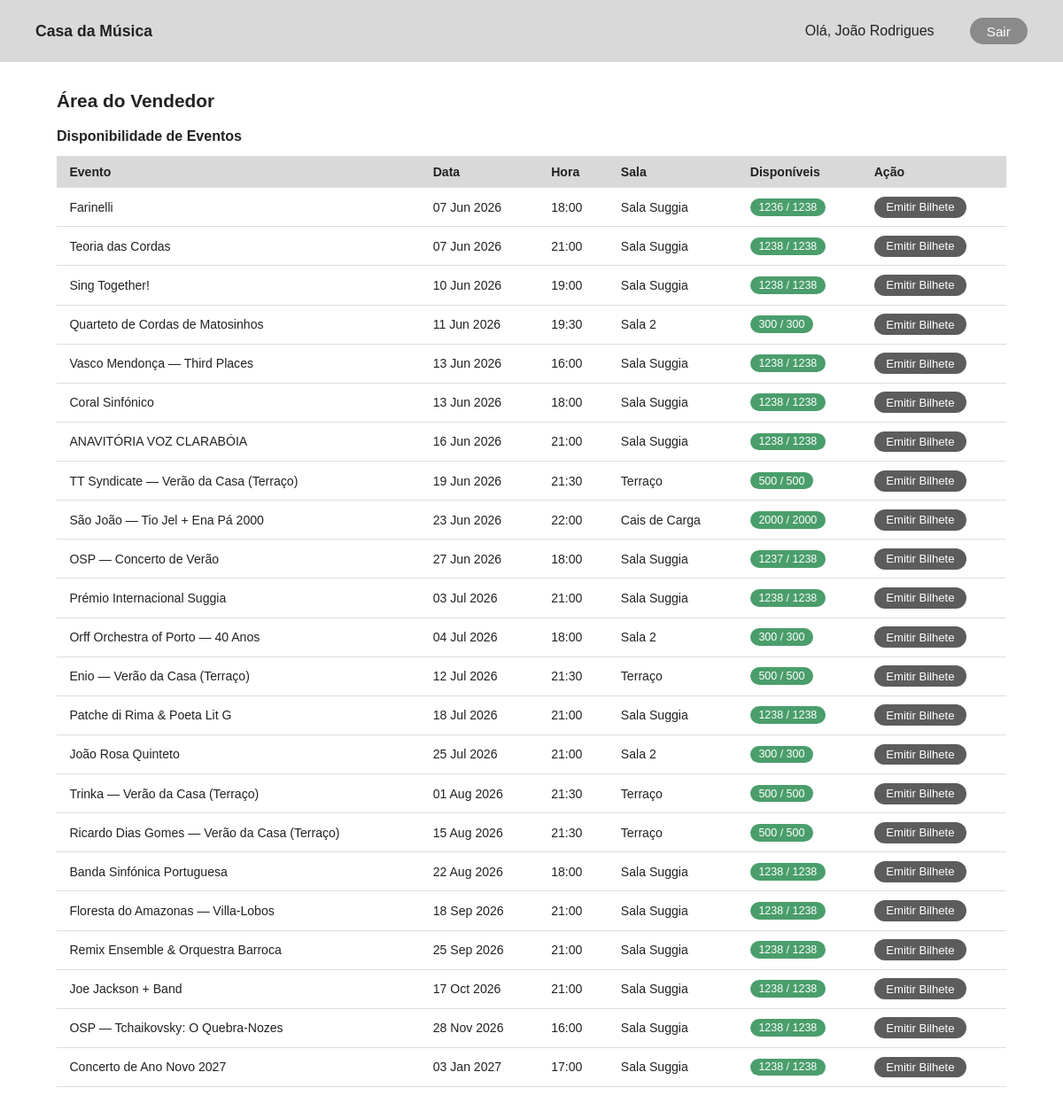
Page /vendedor.php (signed in) on the committed database.
### tables this page shows
CREATE TABLE eventos (
            id                  INTEGER PRIMARY KEY AUTOINCREMENT,
            nome                TEXT    NOT NULL,
            descricao           TEXT,
            data                TEXT    NOT NULL,
            hora                TEXT    NOT NULL,
            sala                TEXT    NOT NULL,
            categoria           TEXT    NOT NULL,
            classificacao_etaria TEXT   DEFAULT 'Livre',
            capacidade          INTEGER NOT NULL DEFAULT 300,
            estado              TEXT    NOT NULL DEFAULT 'rascunho'
                                        CHECK(estado IN ('publicado','rascunho','cancelado')),
            data_criacao        TEXT    NOT NULL DEFAULT (datetime('now'))
        );

### scripts/sessao.php (called while the page is built, shortened)
<?php
function getUtilizador(): array {
    return [
        'id'     => $_SESSION['utilizador_id'] ?? null,
        'nome'   => $_SESSION['nome']           ?? '',
        'email'  => $_SESSION['email']          ?? '',
        'perfil' => $_SESSION['perfil']         ?? '',
    ];
}

### vendedor.php (the view, shortened to what this page needs)
<?php
require_once 'scripts/sessao.php';
$vendedor = getUtilizador();
$db       = getDB();
$stmtE = $db->prepare(
    'SELECT e.id, e.nome, e.data, e.hora, e.sala, e.capacidade,
            COALESCE(SUM(ic.quantidade), 0) AS vendidos
     FROM eventos e
     LEFT JOIN compras c ON c.evento_id = e.id AND c.estado = \'confirmado\'
     LEFT JOIN itens_compra ic ON ic.compra_id = c.id
     WHERE e.estado = \'publicado\' AND e.data >= date(\'now\')
     GROUP BY e.id
     ORDER BY e.data ASC'
);
$resE   = $stmtE->execute();
$eventos = [];
while ($row = $resE->fetchArray(SQLITE3_ASSOC)) {
    $eventos[] = $row;
}
?>
<!DOCTYPE html>
<html lang="pt">
<head>
  <link rel="stylesheet" href="styles/admin.css" />
</head>
<body>
  <nav>
    <div class="nav-left">
      <a href="index.html" class="nav-brand">Casa da Música</a>
    </div>
    <div class="nav-right">
      <span class="text-sm" style="margin-right:1rem;">Olá, <?= htmlspecialchars($vendedor['nome']) ?></span>
      <a href="scripts/logout.php" class="btn-pill btn-pill-light">Sair</a>
    </div>
  </nav>
  <main class="page">
    <h1 class="page-title">Área do Vendedor</h1>
    <h2 style="font-size:1rem; font-weight:bold; margin-bottom:0.8rem;">Disponibilidade de Eventos</h2>
    <div class="table-wrap mb-3">
      <table>
        <thead>
          <tr>
            <th>Evento</th>
            <th>Data</th>
            <th>Hora</th>
            <th>Sala</th>
            <th>Disponíveis</th>
            <th>Ação</th>
          </tr>
        </thead>
        <tbody>
          <?php foreach ($eventos as $ev): ?>
          <?php $disponiveis = (int)$ev['capacidade'] - (int)$ev['vendidos']; ?>
          <tr>
            <td><?= htmlspecialchars($ev['nome']) ?></td>
            <td><?= htmlspecialchars(date('d M Y', strtotime($ev['data']))) ?></td>
            <td><?= htmlspecialchars(substr($ev['hora'], 0, 5)) ?></td>
            <td><?= htmlspecialchars($ev['sala']) ?></td>
            <td>
              <span class="badge <?= $disponiveis > 0 ? 'badge-green' : 'badge-red' ?>">
                <?= $disponiveis ?> / <?= (int)$ev['capacidade'] ?>
              </span>
            </td>
            <td>
              <?php if ($disponiveis > 0): ?>
              <a href="vendedor.php?evento_id=<?= $ev['id'] ?>" class="btn btn-sm">Emitir Bilhete</a>
              <?php else: ?>
              <span class="text-sm">Esgotado</span>
              <?php endif; ?>
            </td>
          </tr>
          <?php endforeach; ?>
        </tbody>
      </table>
    </div>
  </main>
</body>
</html>

### styles/admin.css (style rules this page uses)
*, *::before, *::after { box-sizing: border-box; margin: 0; padding: 0; }
body { font-family: sans-serif; color: #222; background: #fff; }
nav { display: flex; align-items: center; justify-content: space-between; background: #d9d9d9; padding: 0 2.5rem; height: 70px; position: sticky; top: 0; z-index: 10; }
.nav-left { display: flex; align-items: center; gap: 1rem; }
.nav-right { display: flex; align-items: center; gap: 1.5rem; }
.nav-brand { font-weight: bold; font-size: 1.1rem; color: #222; text-decoration: none; }
.btn-pill { background: #5c5c5c; color: #fff; border: none; border-radius: 999px; padding: 0.42rem 1.2rem; font-size: 0.95rem; cursor: pointer; text-decoration: none; display: inline-block; white-space: nowrap; }
.btn-pill-light { background: #8a8a8a; }
.page { padding: 2rem 4rem; max-width: 1200px; margin: 0 auto; }
.page-title { font-size: 1.3rem; font-weight: bold; margin-bottom: 1.2rem; }
.btn { background: #5c5c5c; color: #fff; border: none; border-radius: 999px; padding: 0.42rem 1.3rem; font-size: 0.92rem; cursor: pointer; text-decoration: none; display: inline-block; white-space: nowrap; }
.btn-sm { padding: 0.28rem 0.85rem; font-size: 0.82rem; }
.table-wrap { overflow-x: auto; }
table { width: 100%; border-collapse: collapse; }
th, td { padding: 0.6rem 0.9rem; text-align: left; border-bottom: 1px solid #ddd; font-size: 0.88rem; }
th { background: #d9d9d9; font-weight: 600; white-space: nowrap; }
.badge { display: inline-block; padding: 0.18rem 0.6rem; border-radius: 999px; font-size: 0.78rem; background: #999; color: #fff; }
.badge-green { background: #4a9e6b; }

### rows in the picture
eventos: nome "Farinelli", data "07 Jun 2026", hora "18:00", sala "Sala Suggia", disponiveis "1236", capacidade "1238"
eventos: nome "Teoria das Cordas", data "07 Jun 2026", hora "21:00", sala "Sala Suggia", capacidade "1238"
eventos: nome "Sing Together!", data "10 Jun 2026", hora "19:00", sala "Sala Suggia", capacidade "1238"
eventos: nome "Quarteto de Cordas de Matosinhos", data "11 Jun 2026", hora "19:30", sala "Sala 2", capacidade "300"
eventos: nome "Vasco Mendonça — Third Places", data "13 Jun 2026", hora "16:00", sala "Sala Suggia", capacidade "1238"
eventos: nome "Coral Sinfónico", data "13 Jun 2026", hora "18:00", sala "Sala Suggia", capacidade "1238"
eventos: nome "ANAVITÓRIA VOZ CLARABÓIA", data "16 Jun 2026", hora "21:00", sala "Sala Suggia", capacidade "1238"
eventos: nome "TT Syndicate — Verão da Casa (Terraço)", data "19 Jun 2026", hora "21:30", sala "Terraço", capacidade "500"
eventos: nome "São João — Tio Jel + Ena Pá 2000", data "23 Jun 2026", hora "22:00", sala "Cais de Carga", capacidade "2000"
eventos: nome "OSP — Concerto de Verão", data "27 Jun 2026", hora "18:00", sala "Sala Suggia", disponiveis "1237", capacidade "1238"
eventos: nome "Prémio Internacional Suggia", data "03 Jul 2026", hora "21:00", sala "Sala Suggia", capacidade "1238"
eventos: nome "Orff Orchestra of Porto — 40 Anos", data "04 Jul 2026", hora "18:00", sala "Sala 2", capacidade "300"
eventos: nome "Enio — Verão da Casa (Terraço)", data "12 Jul 2026", hora "21:30", sala "Terraço", capacidade "500"
eventos: nome "Patche di Rima & Poeta Lit G", data "18 Jul 2026", hora "21:00", sala "Sala Suggia", capacidade "1238"
eventos: nome "João Rosa Quinteto", data "25 Jul 2026", hora "21:00", sala "Sala 2", capacidade "300"
eventos: nome "Trinka — Verão da Casa (Terraço)", data "01 Aug 2026", hora "21:30", sala "Terraço", capacidade "500"
eventos: nome "Ricardo Dias Gomes — Verão da Casa (Terraço)", data "15 Aug 2026", hora "21:30", sala "Terraço", capacidade "500"
eventos: nome "Banda Sinfónica Portuguesa", data "22 Aug 2026", hora "18:00", sala "Sala Suggia", capacidade "1238"
eventos: nome "Floresta do Amazonas — Villa-Lobos", data "18 Sep 2026", hora "21:00", sala "Sala Suggia", capacidade "1238"
eventos: nome "Remix Ensemble & Orquestra Barroca", data "25 Sep 2026", hora "21:00", sala "Sala Suggia", capacidade "1238"
eventos: nome "Joe Jackson + Band", data "17 Oct 2026", hora "21:00", sala "Sala Suggia", capacidade "1238"
eventos: nome "OSP — Tchaikovsky: O Quebra-Nozes", data "28 Nov 2026", hora "16:00", sala "Sala Suggia", capacidade "1238"
eventos: nome "Concerto de Ano Novo 2027", data "03 Jan 2027", hora "17:00", sala "Sala Suggia", capacidade "1238"

### other values in the picture
$vendedor['nome'] "João Rodrigues"
